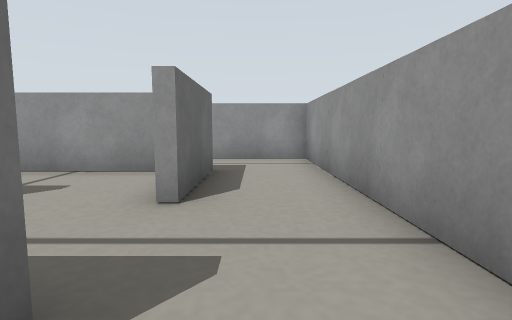
view 1 (above)

19 first-person views from a walk through a Gazebo world. The camera is 0.17 m above the floor, tilts 6° down and sees 80° across. The floor is counted in squares, 0.2 m on a side. Each view is taken from the middle of a square. On the plan, view 1 faces up. The plan holds only what a view shows up to about 11 squares ahead; the rest is blank.

view 2
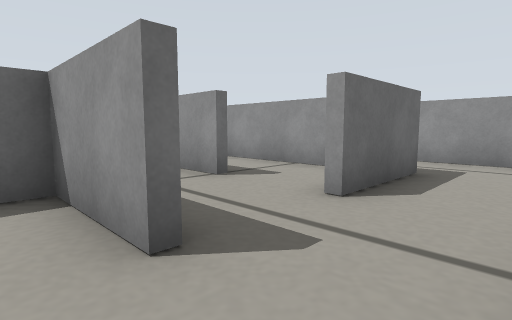

view 3
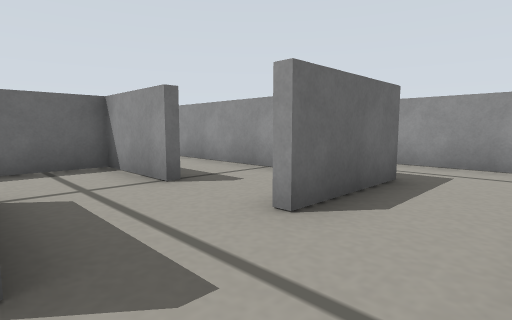

view 4
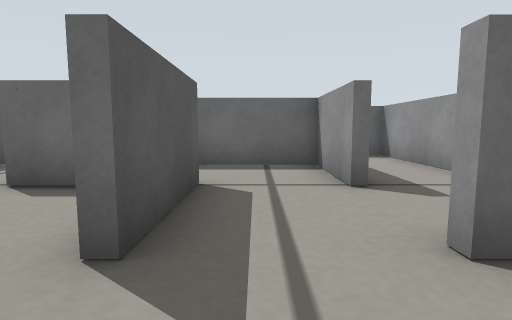

view 5
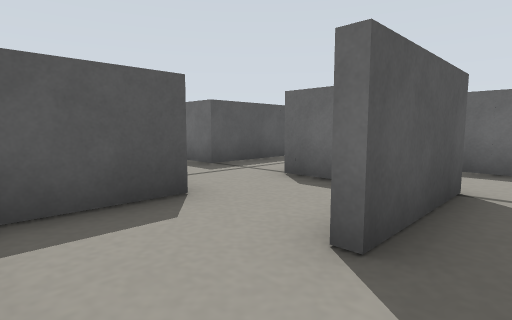

view 6
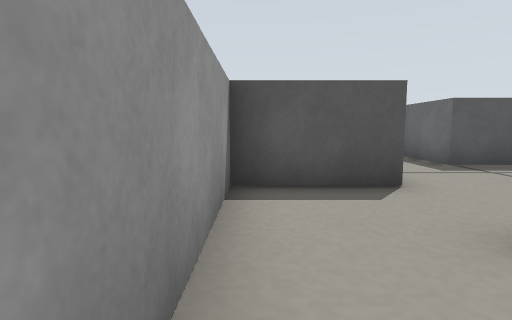

view 7
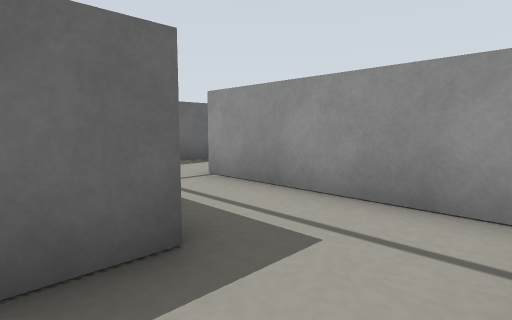

view 8
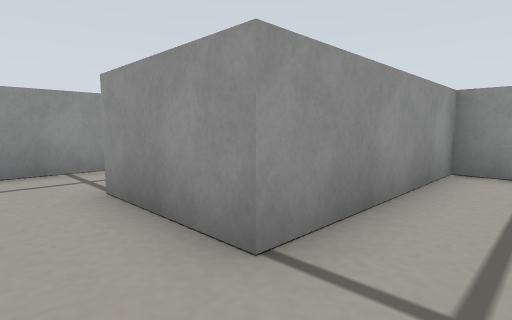

view 9
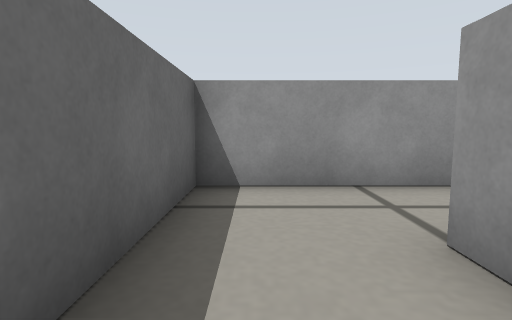

view 10
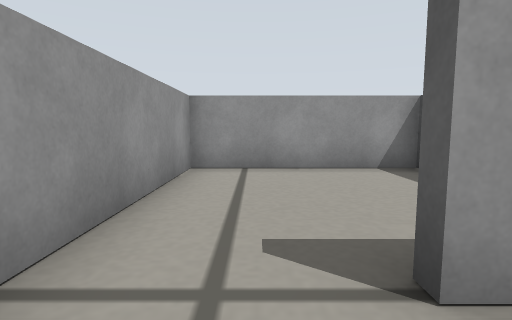

view 11
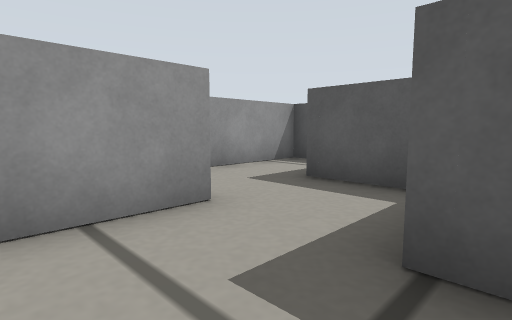

view 12
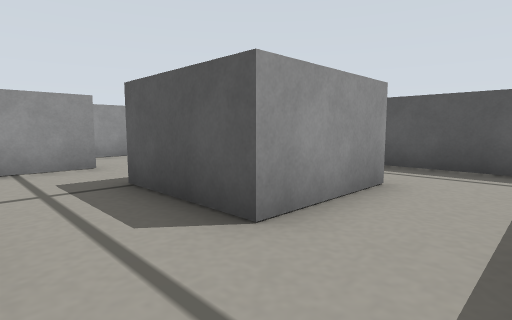

view 13
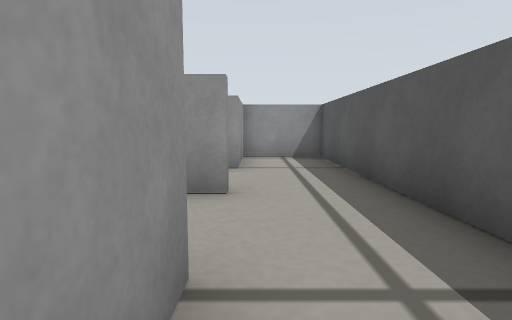

view 14
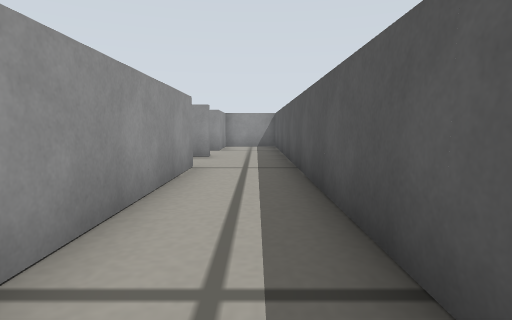

view 15
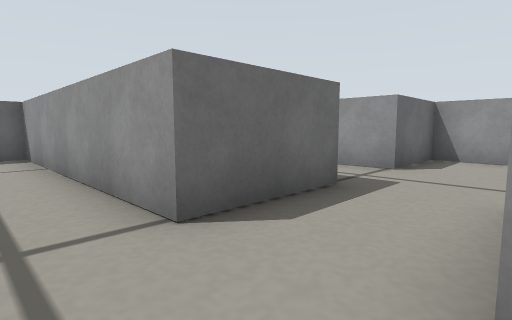

view 16
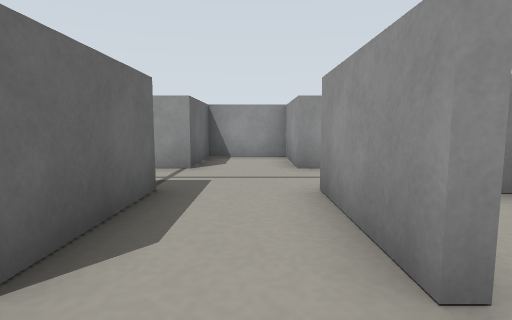

view 17
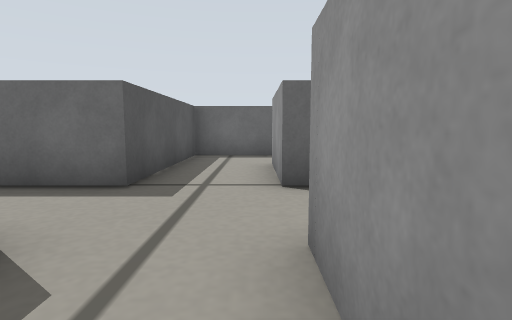

view 18
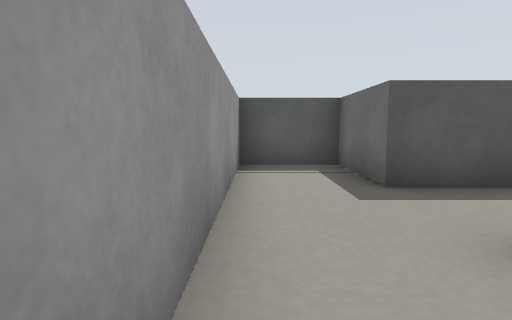

view 19
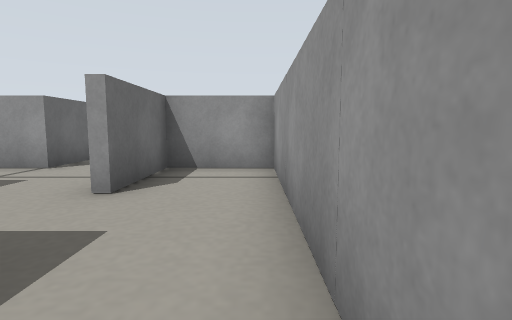

### Floor plan
Points are (right, up) in squares from view 1. A wall is a line through its corners. A room is listed if a view was taken in it or the views show most of it. See-through windows are left out.
Room 1 (views 1, 2, 3)
walls: (-0.9, 1.1) (-0.9, 0.9); (-1.3, -1.4) (1.4, -1.4) (1.4, 1.5)
ways out: opening at (0.5, 1) to room 2; opening at (-1, 0) to room 9
Room 2 (views 4, 5, 6, 7, 8, 9, 10)
walls: (-0.9, 6.3) (-0.9, 3.3); (-2.5, 13.4) (-5.9, 13.4) (-5.9, 9.1); (1.4, 1.5) (1.4, 8.4) (-3.6, 8.4) (-3.6, 11.1)
ways out: opening at (0.5, 1) to room 1; opening at (-3, 12.5) to room 7; opening at (-1, 2.5) to room 8
Room 3 (views 11, 12, 17)
walls: (-6.1, -6.7) (-6.1, -3.9) (-3.4, -3.9); (-3.4, -1.6) (-6.1, -1.6) (-6.1, 0.9) (-8.4, 0.9) (-8.4, -1.6) (-11.1, -1.6); (-1.1, -4.2) (-1.1, -2.1); (-13.4, -1.5) (-13.4, -3.9) (-8.4, -3.9) (-8.4, -6.6)
ways out: opening at (-7, -6) to room 4; opening at (-2, -1) to room 9; opening at (-2, -4) to room 10
Room 4 (views 13, 14, 16)
walls: (-8.4, -6.6) (-15.9, -6.6); (-14.1, -8.9) (-6.6, -8.9)
ways out: opening at (-7, -6) to room 3; opening at (-6, -7.5) to room 5
Room 5 (view 15)
walls: (-1.6, -6.6) (-3.6, -6.6); (-6.6, -8.9) (-1.1, -8.9) (-1.1, -6.6)
ways out: opening at (-6, -7.5) to room 4
Room 6 (views 18, 19)
walls: (-0.9, -6.4) (-0.9, -8.9) (1.4, -8.9) (1.4, -1.6) (-0.9, -1.6) (-0.9, -4.2)
ways out: opening at (-1, -5) to room 10
Room 7 (no view inside)
walls: (1.4, 8.5) (1.4, 13.4) (-2.5, 13.4)
ways out: opening at (-3, 12.5) to room 2
Room 8 (no view inside)
walls: (-3.8, 1.1) (-0.9, 1.1); (-3.3, 3.4) (-5.9, 3.4) (-5.9, 0.9)
ways out: opening at (-1, 2.5) to room 2; opening at (-2.5, 4)
Room 9 (no view inside)
walls: (-3.4, -0.6) (-3.4, -1.6)
ways out: opening at (-1, 0) to room 1; opening at (-2, -1) to room 3
Room 10 (no view inside)
walls: (-3.4, -3.9) (-3.4, -6.1); (-2.8, -6.4) (-0.9, -6.4)
ways out: opening at (-2, -4) to room 3; opening at (-1, -5) to room 6
Room 11 (no view inside)
walls: (-0.9, 0.9) (-3.4, 0.9) (-3.4, -0.6)

Positions as (right, up) in squares from view 1, and headings:
1: (0, 0), facing up
2: (1, 0), facing up-left
3: (1, 1), facing up-left
4: (1, 2), facing left
5: (1, 2), facing down-left
6: (1, 3), facing down
7: (1, 5), facing up-left
8: (-5, 7), facing up-right
9: (-5, 9), facing up
10: (-5, 12), facing right
11: (-4, -2), facing down-right
12: (-8, -2), facing down-right
13: (-10, -7), facing right
14: (-15, -8), facing right
15: (-6, -8), facing up-left
16: (-7, -8), facing up
17: (-4, -2), facing left
18: (1, -2), facing down
19: (1, -8), facing up
